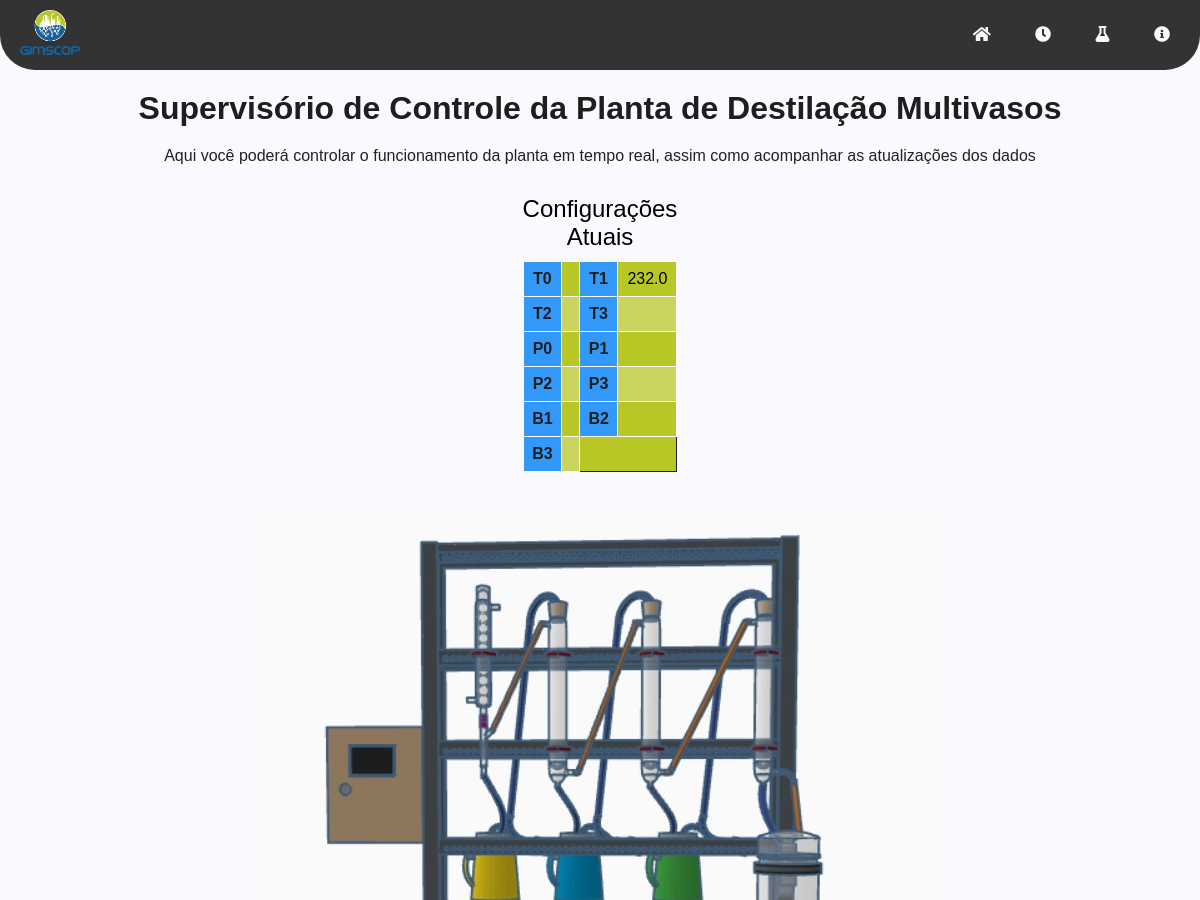
Before: / (upper part) with the older database file.
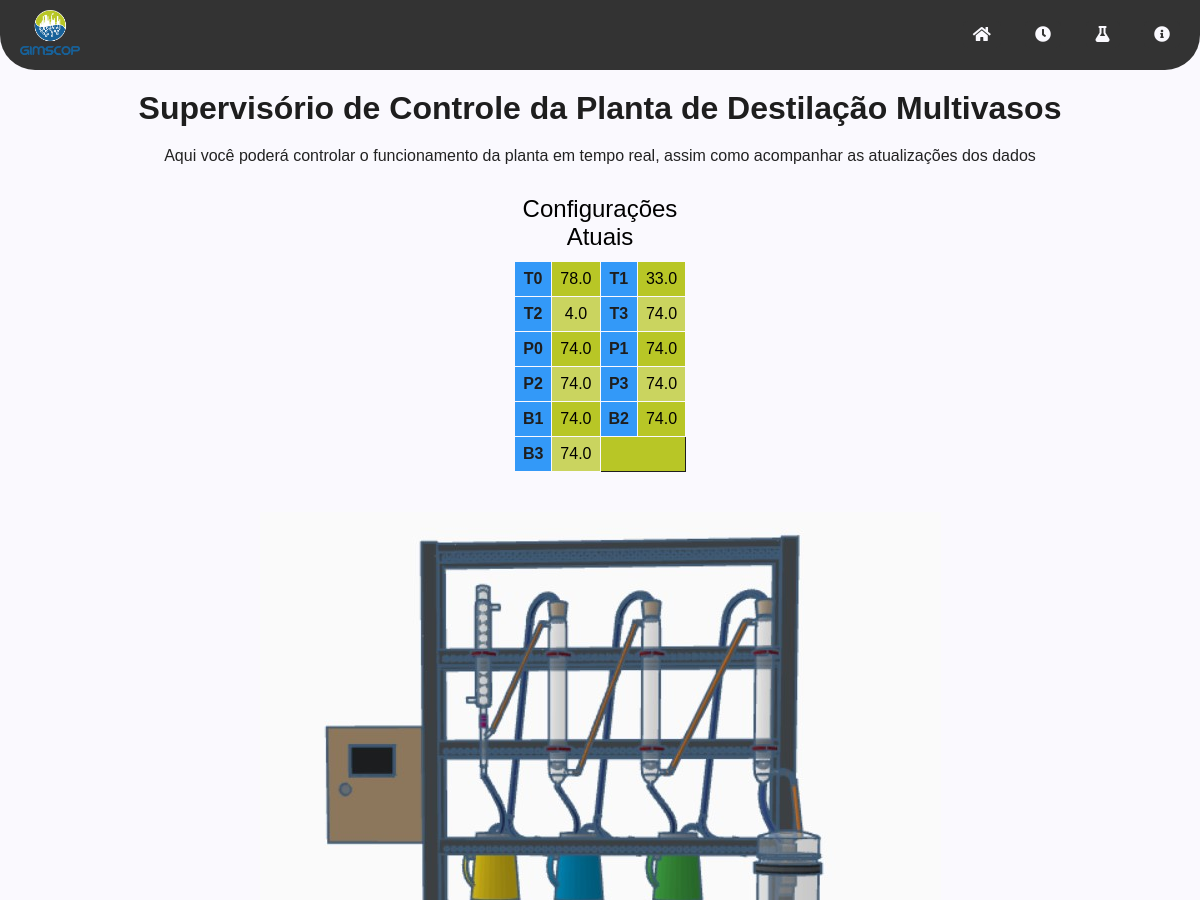
After: the same page with the newer database file.
### tables this page shows
CREATE TABLE variaveis (
            id INTEGER PRIMARY KEY AUTOINCREMENT,
            T0 REAL NOT NULL,
            T1 REAL NOT NULL,
            T2 REAL NOT NULL,
            T3 REAL NOT NULL,
            P0 REAL NOT NULL,
            P1 REAL NOT NULL,
            P2 REAL NOT NULL,
            P3 REAL NOT NULL,
            B1 REAL NOT NULL,
            B2 REAL NOT NULL,
            B3 REAL NOT NULL
        );

### app.py (the view)
@app.route('/')
def index():
    if not os.path.exists('dados_experimentos.db'):
        banco_de_dados_experimentos.criar_banco_dados()
        banco_de_dados_experimentos.inserir_banco_dados(0, 0, 0, 0, 0, 0, 0, 0, 0, 0, 0)
    if not os.path.exists('dados_planta.db'):
        banco_de_dados_configuracoes.criar_banco_dados()
        banco_de_dados_configuracoes.inserir_banco_dados(0, 0, 0, 0, 0, 0, 0, 0, 0, 0, 0)
    dados_experimentos = banco_de_dados_experimentos.consultar_ultimo_id_banco_dados()
    dados_configuracoes = banco_de_dados_configuracoes.consultar_ultimo_id_banco_dados()
    return render_template('index.html', dados_experimentos=dados_experimentos, dados_configuracoes=dados_configuracoes)

### banco_de_dados_configuracoes.py (called while the page is built)
def conectar_banco_dados():
    conexao = sqlite3.connect('dados_planta.db')
    return conexao

def cursor_banco_dados(conexao):
    cursor = conexao.cursor()
    return cursor

def consultar_ultimo_id_banco_dados():
    conexao = conectar_banco_dados()
    cursor = cursor_banco_dados(conexao)
    cursor.execute(
        'SELECT T0, T1, T2, T3, P0, P1, P2, P3, B1, B2, B3 FROM variaveis ORDER BY id DESC LIMIT 1')
    dados = cursor.fetchall()
    cursor.close()
    conexao.commit()
    conexao.close()
    return dados

### banco_de_dados_experimentos.py (called while the page is built)
def conectar_banco_dados():
    conexao = sqlite3.connect('dados_experimentos.db')
    return conexao

def cursor_banco_dados(conexao):
    cursor = conexao.cursor()
    return cursor

def consultar_ultimo_id_banco_dados():
    conexao = conectar_banco_dados()
    cursor = cursor_banco_dados(conexao)
    cursor.execute(
        'SELECT T0, T1, T2, T3, P0, P1, P2, P3, B1, B2, B3 FROM variaveis ORDER BY id DESC LIMIT 1')
    dados = cursor.fetchall()
    cursor.close()
    conexao.commit()
    conexao.close()
    return dados

### templates/index.html (shortened to what this page needs)
<!DOCTYPE html>
<html lang="en">
<head>
  <link rel="stylesheet" href="https://cdnjs.cloudflare.com/ajax/libs/font-awesome/5.15.4/css/all.min.css">
  <link rel="stylesheet" href="{{ url_for('static', filename='style_index.css') }}">
  <link href="https://cdn.jsdelivr.net/npm/bootstrap-icons@1.7.2/font/bootstrap-icons.css" rel="stylesheet">
</head>
<body>
  <nav class="navbar">
    <div class="logo">
      <img src="{{ url_for('static', filename='gimscop.svg') }}" alt="Logo">
    </div>
    <ul>
      <li><a href="/" class="tooltip1" title="Página Inicial"><i class="fas fa-home"></i></a></li>
      <li><a href="/realtime" class="tooltip1" title="Tempo Real"><i class="fas fa-clock"></i></a></li>
      <li><a href="/dash" class="tooltip1" title="Dashboard"><i class="fas fa-flask"></i></a></li>
      <li><a href="/sobre" class="tooltip1" title="Sobre"><i class="fas fa-info-circle"></i></a></li>
    </ul>
  </nav>
  <div class="texto_1">
    <h1>Supervisório de Controle da Planta de Destilação Multivasos</h1>
  </div>
  <div class="texto_2">
    <p>Aqui você poderá controlar o funcionamento da planta em tempo real, assim como acompanhar as atualizações dos
      dados</p>
  </div>
  <div class="table-config-atual">
    <table>
        <caption>Configurações Atuais</caption>
        <tr>
            <th>T0</th>
            <td><span id="config_T0">{{dados_configuracoes[0][0]}}</span></td>
            <th>T1</th>
            <td><span id="config_T1">{{dados_configuracoes[0][1]}}</span></td>
        </tr>
        <tr>
            <th>T2</th>
            <td><span id="config_T2">{{dados_configuracoes[0][2]}}</span></td>
            <th>T3</th>
            <td><span id="config_T3">{{dados_configuracoes[0][3]}}</span></td>
        </tr>
        <tr>
            <th>P0</th>
            <td><span id="config_P0">{{dados_configuracoes[0][4]}}</span></td>
            <th>P1</th>
            <td><span id="config_P1">{{dados_configuracoes[0][5]}}</span></td>
        </tr>
        <tr>
            <th>P2</th>
            <td><span id="config_P2">{{dados_configuracoes[0][6]}}</span></td>
            <th>P3</th>
            <td><span id="config_P3">{{dados_configuracoes[0][7]}}</span></td>
        </tr>
        <tr>
            <th>B1</th>
            <td><span id="config_B1">{{dados_configuracoes[0][8]}}</span></td>
            <th>B2</th>
            <td><span id="config_B2">{{dados_configuracoes[0][9]}}</span></td>
        </tr>
        <tr>
            <th>B3</th>
            <td><span id="config_B3">{{dados_configuracoes[0][10]}}</span></td>
        </tr>
    </table>
</div>
  <div class="container">
    <div class="desenho-planta">
      <img src="{{ url_for('static', filename='desenho planta.jpeg') }}" alt="Supervisório">
    </div>
  </div>
</body>
</html>

### static/style_index.css (style rules this page uses)
:root { --color-green1: #B8C626ff; --color-green2: #CAD45Fff; --color-dark1: #222222ff; --color-dark2: #1e1e1e; --color-dark3: #333333ff; --color-grey: #d3d3d3d5; --color-blue1: #176090ff; --color-blue2: #176199ff; --color-blue3: #3072A4ff; --color-blue4: #8DA9C4; --color-blue5: #087deb; --color-blue6: #3399f8; --color-blue7: #88bef0; --color-white: #FAF9FEff; }
* { margin: 0; padding: 0; }
body { min-height: 100vh; font-family: Arial, sans-serif; background-color: var(--color-white); margin: 0; padding: 0; }
.navbar { border-bottom-left-radius: 35px; border-bottom-right-radius: 35px; background-color: var(--color-dark3); overflow: hidden; padding: 10px 20px; display: flex; justify-content: space-between; align-items: center; width: auto; max-width: 100%; margin: 0 auto; }
.logo img { width: 60px; height: auto; }
.navbar ul { list-style-type: none; margin: 0; padding: 0; }
.navbar li { display: inline; margin-left: 20px; }
.navbar li a { color: var(--color-white); text-decoration: none; font-size: 16px; }
.texto_1, .texto_2 { width: 100%; text-align: center; color: var(--color-white); margin: 20px auto; }
.table-config-atual { display: flex; flex-direction: column; align-items: center; width: 50%; margin: 20px auto; }
.table-config-atual table { border-collapse: collapse; text-align: center; width: auto; }
.table-config-atual th, .table-config-atual td { border: 1px solid var(--color-white); padding: 8px; text-align: center; vertical-align: middle; }
.table-config-atual th { background-color: var(--color-blue6); color: var(--color-dark2); }
.table-config-atual caption { caption-side: top; font-size: 1.5em; margin: 10px 0; text-align: center; }
.tooltip1 { background-color: #333; color: #fff; padding: 5px 10px; border-radius: 5px; z-index: 999; left: 50%; transform: translateX(-50%); }
.container { display: flex; flex-wrap: wrap; gap: 20px; justify-content: space-around; align-items: center; max-width: 80%; margin: 20px auto; }
h1 { color: var(--color-dark2); text-align: center; }
p { color: var(--color-dark1); text-align: center; }
.desenho-planta { text-align: center; }
.desenho-planta img { max-width: 100%; height: auto; }
table { border: 1px solid var(--color-dark2); border-collapse: collapse; background-color: var(--color-green1); width: 100%; margin: 0 auto 20px; }
th, td { padding: 15px; text-align: left; }
th { background-color: var(--color-blue2); color: var(--color-white); }
tr:nth-child(even) { background-color: var(--color-green2); }

Changed rows visible on the page:
changed variaveis: T0 (not shown) → "78.0"; T1 "232.0" → "33.0"; T2 (not shown) → "4.0"; T3 (not shown) → "74.0"; P0 (not shown) → "74.0"; P1 (not shown) → "74.0"; P2 (not shown) → "74.0"; P3 (not shown) → "74.0"; B1 (not shown) → "74.0"; B2 (not shown) → "74.0"; B3 (not shown) → "74.0"
